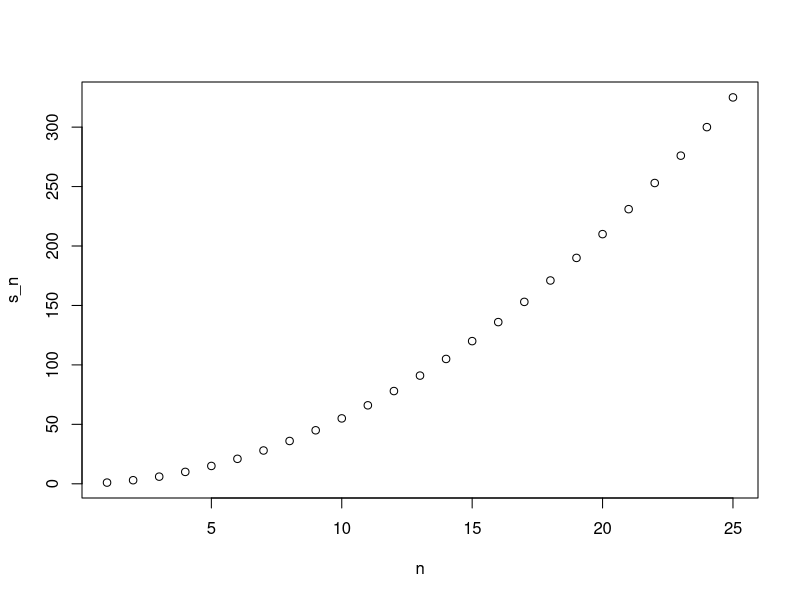
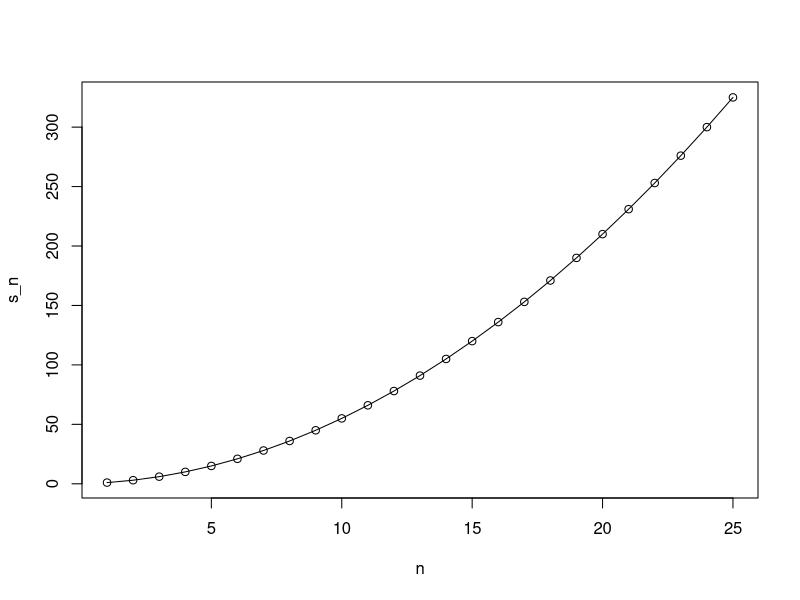

The R script that drew these images, in order:
#To calculate the sum of 1 to n
#first we create a function that will perform the operation
compute_s_n <- function(n){
  x <- 1:n
  sum(x)
}
m <- 25
s_n <- vector(length=m) #creating empty vector
for(n in 1:m){
  s_n[n] <- compute_s_n(n)
}
# creating a plot for our summation function
n <- 1:m
plot(n, s_n)

# a table of values comparing our function to the summation formula
head(data.frame(s_n = s_n, formula = n*(n+1)/2))

# overlaying our function with the summation formula
plot(n, s_n)
lines(n, n*(n+1)/2)